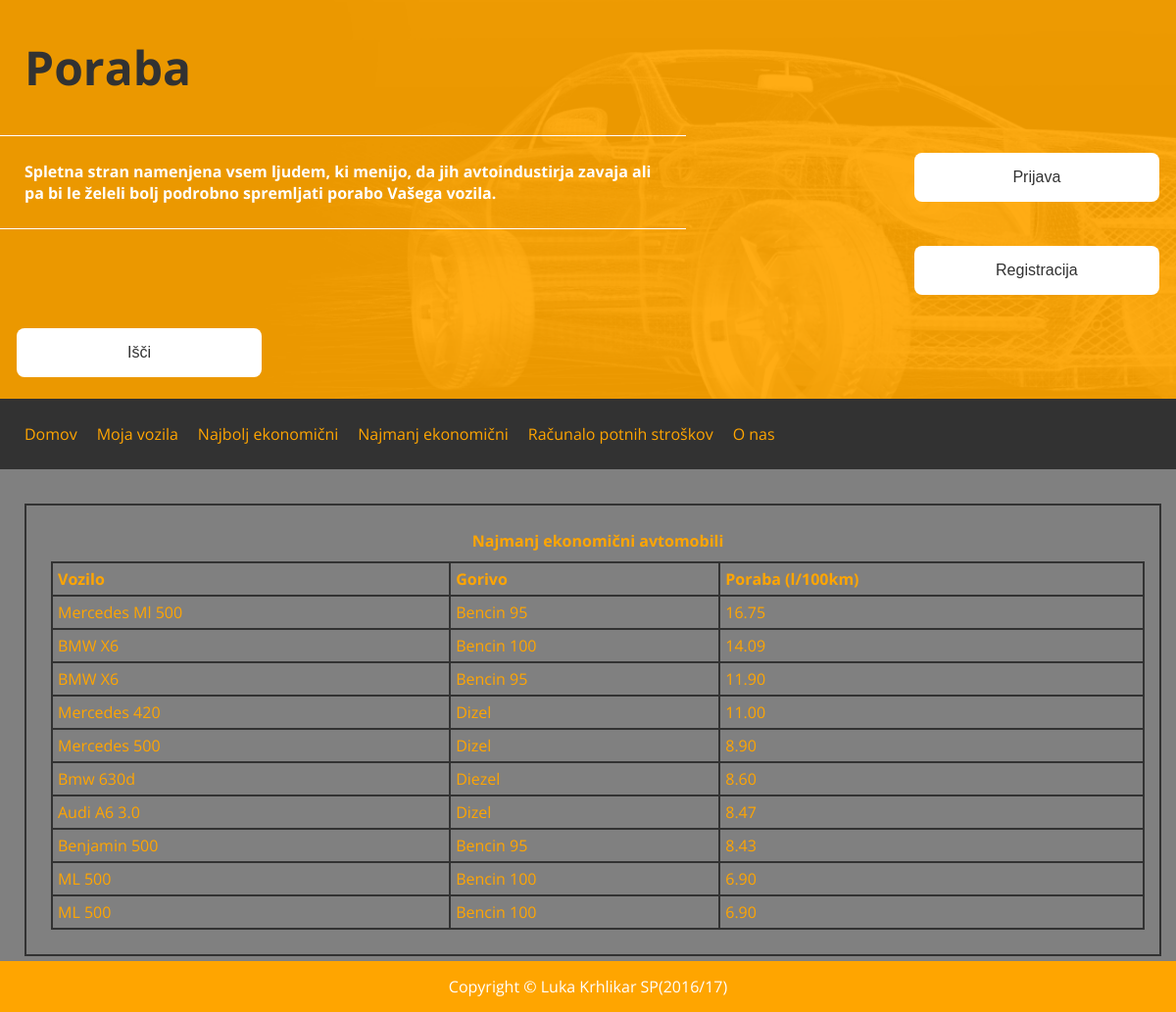
/poraba_app/najslabsi/, run on the app's committed database.
### poraba_app/models.py (models this page shows, shortened)
class Avtomobil(models.Model):
    ime_vozila = models.CharField(max_length=200)
    tip_goriva = models.CharField(max_length=45, default='Bencin 95')
    user_id = models.ForeignKey(User, on_delete=models.SET_NULL, null=True)
    def povprecna_poraba(self):
        p = Poraba.objects.filter(avto_id=self)
        avg = np.mean([x.poraba for x in p])
        return ("%.2f" % avg)
    def povprecna_poraba1(self):
        p = Poraba.objects.filter(avto_id=self)
        avg = np.mean([x.poraba for x in p])
        return avg

class Poraba(models.Model):
    poraba = models.DecimalField(max_digits=4, decimal_places=1)
    avto_id = models.ForeignKey(Avtomobil, on_delete=models.CASCADE)
    user_id = models.ForeignKey(User, on_delete=models.SET_NULL, null=True)
    datum = models.DateTimeField(default=datetime.now)

### poraba_app/views.py (the view)
def najs_10(request):
    context = {}
    avti = Avtomobil.objects
    list = avti.all()
    najs10 = sorted(list, key=lambda a: filterPoraba(a), reverse=True)[:10]
    context['avti'] = najs10
    return render(request, 'poraba_app/najs_10.html', context)

### poraba_app/views.py (called while the page is built)
def filterPoraba(a):
    return a.povprecna_poraba1()

### poraba_app/templates/poraba_app/najs_10.html
{% extends "poraba_app/base.html" %}
{% load static %}
{% block main %}
<div class="row centralna_ploskev">
        <div class="col-12 col-m-12"></div>
        <div class="col-12 col-m-12 uporabik">
            <div>
                <table id="cene" class="uporabik" style="width:100%">
                    <caption><b>Najmanj ekonomični avtomobili</b></caption>
                    <tr>
                        <th>Vozilo</th>
                        <th>Gorivo</th>
                        <th>Poraba (l/100km)</th>
                    </tr>
                    {% if avti %}
                        {% for car in avti %}
                            <tr>
                                <td>{{ car.ime_vozila }}</td>
                                <td>{{ car.tip_goriva }}</td>
                                <td>{{ car.povprecna_poraba }}</td>
                            </tr>
                        {% endfor %}
                    {% endif %}
                </table>
            </div>
        </div>
    </div>
{% endblock %}

### poraba_app/static/poraba_app/css/css_index.css (style rules this page uses)
* { box-sizing: border-box; }
body,html { margin: 0; padding: 0; height: 100vh; font-family: 'Open Sans', sans-serif; }
body { display: flex; flex-direction: column; }
@media only screen and (min-width: 600px) { .col-m-12 { width: 100%; } }
@media only screen and (min-width: 600px) { [class*="col-"] { float: left; padding: 15px; } }
@media only screen and (min-width: 1024px) { .col-12 { width: 100%; } }
@media only screen and (min-width: 1024px) { [class*="col-"] { float: left; padding: 15px; } }
.row::after { content: ""; clear: both; display: block; }
table, th, td { border: 2px solid rgb(50,50,50); border-collapse: collapse; color:rgb(255, 165, 0); }
th, td { padding: 5px; text-align: left; }
.centralna_ploskev { background-color: grey; flex-grow:1; padding: 0 20px; }
.uporabik { border: 2px solid rgb(50,50,50); padding: 20px; margin: 5px; }
.uporabik caption b { display: inline-block; margin-bottom: 10px; }

### data on the page
Avtomobil: ime_vozila "Mercedes Ml 500", tip_goriva "Bencin 95", povprecna_poraba "16.75"
Avtomobil: ime_vozila "BMW X6", tip_goriva "Bencin 100", povprecna_poraba "14.09"
Avtomobil: ime_vozila "BMW X6", tip_goriva "Bencin 95", povprecna_poraba "11.90"
Avtomobil: ime_vozila "Mercedes 420", tip_goriva "Dizel", povprecna_poraba "11.00"
Avtomobil: ime_vozila "Mercedes 500", tip_goriva "Dizel", povprecna_poraba "8.90"
Avtomobil: ime_vozila "Bmw 630d", tip_goriva "Diezel", povprecna_poraba "8.60"
Avtomobil: ime_vozila "Audi A6 3.0", tip_goriva "Dizel", povprecna_poraba "8.47"
Avtomobil: ime_vozila "Benjamin 500", tip_goriva "Bencin 95", povprecna_poraba "8.43"
Avtomobil: ime_vozila "ML 500", tip_goriva "Bencin 100", povprecna_poraba "6.90"
Avtomobil: ime_vozila "ML 500", tip_goriva "Bencin 100", povprecna_poraba "6.90"
